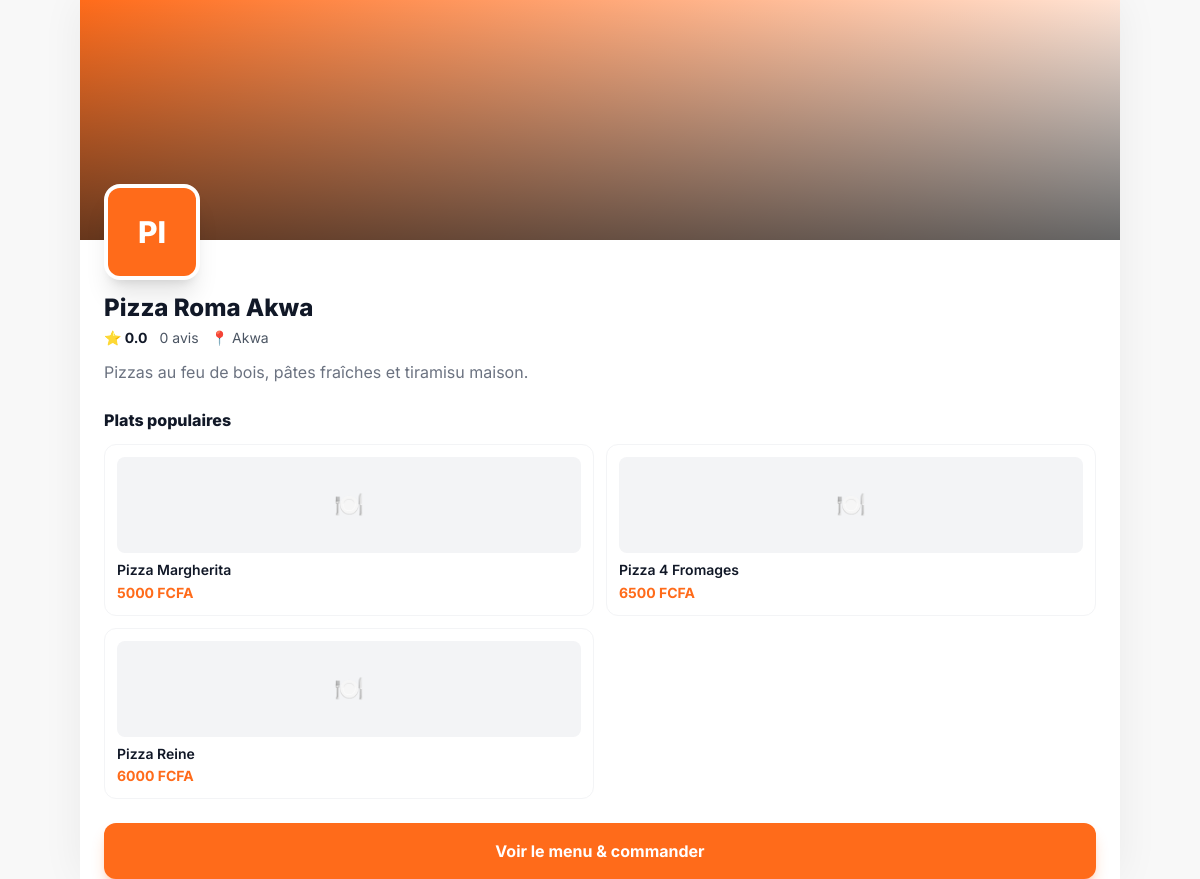
/r/0WCTJE7gaR2tqkA6/, run on an earlier commit of the app's database.
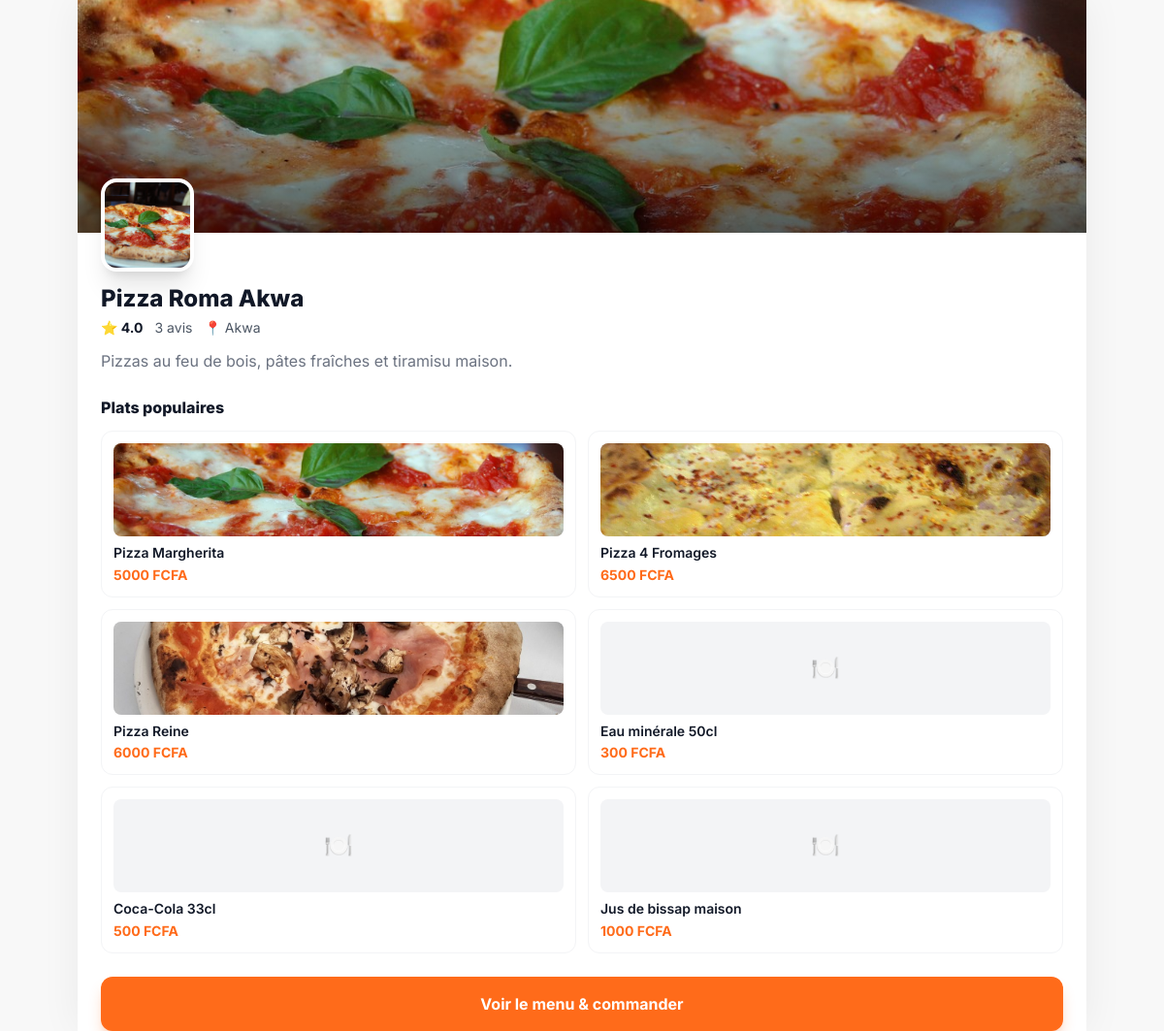
And on a later commit of the database.
### apps/restaurants/models.py (models this page shows, shortened)
class Restaurant(TimeStampedModel):
    owner = models.ForeignKey(
        settings.AUTH_USER_MODEL, on_delete=models.CASCADE, related_name="restaurants")
    name = models.CharField(max_length=140)
    slug = models.SlugField(max_length=160, unique=True, blank=True)
    share_token = models.CharField(max_length=22, unique=True, blank=True, db_index=True)
    tagline = models.CharField(max_length=60, blank=True,
                               help_text="Badge ex: Cuisine Locale / Premium")
    bio = models.TextField(blank=True, help_text="Description / bio du restaurant")
    logo = models.ImageField(upload_to="restaurants/logos/", blank=True, null=True)
    cover_image = models.ImageField(upload_to="restaurants/covers/", blank=True, null=True)
    sector = models.ForeignKey(Sector, on_delete=models.SET_NULL, null=True, blank=True,
                               related_name="restaurants", help_text="Secteur d'activite")
    neighborhood = models.CharField(max_length=80, blank=True,
                                    help_text="Quartier ex: Bonanjo, Akwa, Bonapriso, Bali")
    city = models.CharField(max_length=80, default="Douala")
    address = models.CharField(max_length=255, blank=True)
    lat = models.FloatField(null=True, blank=True)
    lng = models.FloatField(null=True, blank=True)
    delivery_fee = models.PositiveIntegerField(default=500, help_text="Frais livraison en FCFA")
    delivery_time_min = models.PositiveSmallIntegerField(default=20)
    delivery_time_max = models.PositiveSmallIntegerField(default=40)
    max_orders_per_day = models.PositiveIntegerField(
        default=0, help_text="Nombre maximum de commandes acceptees par jour (0 = illimite)")
    brand_color = models.CharField(max_length=9, default="#FF6B1A")
    accent_color = models.CharField(max_length=9, default="#FFF1E8")
    is_pro = models.BooleanField(default=False, help_text="Badge Pro")
    is_premium = models.BooleanField(default=False)
    is_featured = models.BooleanField(default=False, help_text="A la une")
    is_active = models.BooleanField(default=True)
    rating = models.DecimalField(max_digits=3, decimal_places=1, default=0)
    rating_count = models.PositiveIntegerField(default=0)
    orders_count = models.PositiveIntegerField(default=0)
    phone = models.CharField(max_length=20, blank=True)
    opening_hours = models.JSONField(default=default_opening_hours, blank=True)
    is_temporarily_closed = models.BooleanField(
        default=False, help_text="Fermeture exceptionnelle : plus aucune commande acceptee")
    closure_note = models.CharField(max_length=120, blank=True,
                                    help_text="Message affiche aux clients pendant la fermeture")
    class Meta:
        ordering = ["-is_featured", "-rating"]
        indexes = [models.Index(fields=["slug"]), models.Index(fields=["share_token"])]
    @property
    def delivery_time_label(self):
        return f"{self.delivery_time_min}-{self.delivery_time_max} min"
    @property
    def rating_label(self):
        return f"{self.rating:.1f}"

class Dish(TimeStampedModel):
    restaurant = models.ForeignKey(Restaurant, on_delete=models.CASCADE, related_name="dishes")
    section = models.ForeignKey(MenuSection, on_delete=models.SET_NULL, null=True, blank=True,
                                related_name="dishes")
    category = models.ForeignKey(Category, on_delete=models.SET_NULL, null=True, blank=True,
                                 related_name="dishes")
    name = models.CharField(max_length=140)
    description = models.TextField(blank=True)
    price = models.PositiveIntegerField(help_text="Prix en FCFA")
    prep_time = models.PositiveSmallIntegerField(default=20, help_text="Temps de preparation (min)")
    image = models.ImageField(upload_to="dishes/", blank=True, null=True)
    video = models.FileField(upload_to="dishes/videos/", blank=True, null=True)
    is_diet = models.BooleanField(default=False, help_text="Plat recommande pour une alimentation equilibree")
    calories = models.PositiveSmallIntegerField(null=True, blank=True, help_text="Calories estimees par portion")
    protein_grams = models.PositiveSmallIntegerField(null=True, blank=True, help_text="Proteines estimees par portion")
    carbs_grams = models.PositiveSmallIntegerField(null=True, blank=True, help_text="Glucides estimes par portion")
    fat_grams = models.PositiveSmallIntegerField(null=True, blank=True, help_text="Lipides estimes par portion")
    fiber_grams = models.PositiveSmallIntegerField(null=True, blank=True, help_text="Fibres estimees par portion")
    dietary_tags = models.CharField(
        max_length=160, blank=True,
        help_text="Tags separes par des virgules, ex: leger, riche en proteines")
    dietary_note = models.CharField(
        max_length=220, blank=True,
        help_text="Conseil court pour aider le client a choisir")
    is_available = models.BooleanField(default=True)
    is_popular = models.BooleanField(default=False)
    orders_count = models.PositiveIntegerField(default=0)
    class Meta:
        ordering = ["section__order", "-is_popular", "name"]
        indexes = [models.Index(fields=["restaurant", "is_available"])]

### apps/restaurants/views.py (the view)
# urls.py: path("r/<str:token>/", views.restaurant_share, name="share"),
def restaurant_share(request, token):
    resto = get_object_or_404(Restaurant, share_token=token)
    context = {
        "resto": resto,
        "top_dishes": resto.dishes.filter(is_available=True).order_by("-is_popular")[:6],
        "cart_count": _cart_count(request),
    }
    return render(request, "share/restaurant.html", context)

### apps/core/context_processors.py (called while the page is built)
def brand(request):
    unread = active_orders = 0
    if request.user.is_authenticated:
        unread = request.user.notifications.filter(is_read=False).count()
        active_orders = request.user.orders.exclude(status__in=["delivered", "cancelled"]).count()
    cart = request.session.get("cart", {}) if hasattr(request, "session") else {}
    return {
        "BRAND_NAME": "ONE EAT",
        "CURRENCY": settings.CURRENCY,
        "DEFAULT_CITY": settings.DEFAULT_CITY,
        "DOUALA_CENTER": settings.DOUALA_CENTER,
        "VAPID_PUBLIC_KEY": settings.VAPID_PUBLIC_KEY,
        "unread_notifications": unread,
        "active_order_count": active_orders,
        "cart_count": sum(i.get("qty", 0) for i in cart.values()),
    }

### apps/restaurants/views.py (called while the page is built)
def _cart_count(request):
    return sum(i.get("qty", 0) for i in request.session.get("cart", {}).values())

### templates/share/restaurant.html (shortened to what this page needs)
{% extends "base.html" %}
{% load static %}
{% block body %}
<div class="min-h-[100dvh]">
  <div class="relative h-[240px]" style="background:linear-gradient(135deg,{{ resto.brand_color }},#fff1)">
    {% if resto.cover_image %}<img src="{{ resto.cover_image.url }}" class="w-full h-full object-cover">{% endif %}
    <div class="absolute inset-0 bg-gradient-to-t from-black/60"></div>
  </div>
  <div class="px-6 -mt-14 relative">
    <div class="w-24 h-24 rounded-2xl bg-white shadow-xl overflow-hidden border-4 border-white">
      {% if resto.logo %}<img src="{{ resto.logo.url }}" class="w-full h-full object-cover">
      {% else %}<div class="w-full h-full flex items-center justify-center text-white text-3xl font-extrabold" style="background:{{ resto.brand_color }}">{{ resto.name|slice:":2"|upper }}</div>{% endif %}
    </div>
    <div class="mt-3 flex items-center gap-2">
      <h1 class="text-2xl font-extrabold text-gray-900">{{ resto.name }}</h1>
    </div>
    <div class="flex items-center gap-3 mt-1 text-sm text-gray-600">
      <span class="font-bold text-gray-900">⭐ {{ resto.rating_label }}</span>
      <span>{{ resto.rating_count }} avis</span>
      {% if resto.neighborhood %}<span>📍 {{ resto.neighborhood }}</span>{% endif %}
    </div>
    {% if resto.bio %}<p class="mt-3 text-gray-500">{{ resto.bio }}</p>{% endif %}
    {% if top_dishes %}
    <h2 class="mt-6 font-extrabold text-gray-900">Plats populaires</h2>
    <div class="mt-3 grid grid-cols-2 gap-3">
      {% for d in top_dishes %}
      <div class="rounded-xl border border-gray-100 p-3">
        <div class="h-24 rounded-lg bg-gray-100 overflow-hidden mb-2">{% if d.image %}<img src="{{ d.image.url }}" class="w-full h-full object-cover">{% else %}<div class="w-full h-full flex items-center justify-center text-2xl">🍽️</div>{% endif %}</div>
        <p class="font-semibold text-sm text-gray-900 leading-tight">{{ d.name }}</p>
        <p class="text-brand font-bold text-sm mt-1">{{ d.price }} {{ CURRENCY }}</p>
      </div>
      {% endfor %}
    </div>
    {% endif %}
    <a href="{% url 'restaurants:detail' resto.slug %}" class="mt-6 mb-10 block text-center py-4 rounded-xl bg-brand text-white font-bold shadow-lg shadow-brand/30">Voir le menu & commander</a>
  </div>
</div>
{% endblock %}

What changed in the data, as far as the page shows it:
changed Restaurant "Pizza Roma Akwa": brand_color "#FF6B1A" → "#B91C1C" (drawn); cover_image: picture added; logo: picture added; rating_label "0.0" → "4.0"; rating_count "0" → "3"; name "PI" → (not shown)
changed Dish "Pizza Margherita": image: picture added; no longer shows "🍽️"
changed Dish "Pizza 4 Fromages": image: picture added; no longer shows "🍽️"
changed Dish "Pizza Reine": image: picture added; no longer shows "🍽️"
added Dish: name "Eau minérale 50cl", price "300", CURRENCY "FCFA"
added Dish: name "Coca-Cola 33cl", price "500", CURRENCY "FCFA"
added Dish: name "Jus de bissap maison", price "1000", CURRENCY "FCFA"
